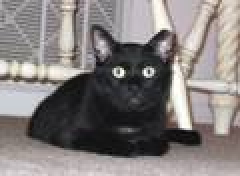
#> input picture pyimagesearch/datasets/animals/cats/cats_00003.jpg, 120 x 88 px (shown 2 times larger); its folder holds only this picture in this run
$ python 'Trying SGD on animals.py'
#> lines starting #> are read from the running program, lines starting #| are printed output that depends on the picture
### pyimagesearch/datasets/SimpleDatasetLoader.py
# -*- coding: utf-8 -*-
"""
Created on Mon Nov 18 00:33:30 2019

@author: RArya
"""

# import the necessary packages
import numpy as np
import cv2
import os

class SimpleDatasetLoader:
    def __init__(self, preprocessors=None):
        # store the image preprocessor
        self.preprocessors = preprocessors

        # if the preprocessors are None, initialize them as an
        # empty list
        if self.preprocessors is None:
            self.preprocessors = []

    def load(self, imagePaths, verbose=-1):
        # initialize the list of features and labels
#> called with verbose = 500
        data = []
        labels = []
        # loop over the input images
        for (i, imagePath) in enumerate(imagePaths):
            # load the image and extract the class label assuming
            # that our path has the following format:
            # /path/to/dataset/{class}/{image}.jpg
            image = cv2.imread(imagePath)
#> image is the input picture: shape (88, 120, 3); mean B, G, R 124.5, 125.8, 131.2
            label = imagePath.split(os.path.sep)[-2]
            # check to see if our preprocessors are not None
            if self.preprocessors is not None:
                # loop over the preprocessors and apply each to
                # the image
                for p in self.preprocessors:
                    image = p.preprocess(image)
#> this loop made 1 pass
#> pass 1, in load, `image = p.preprocess(image)`:
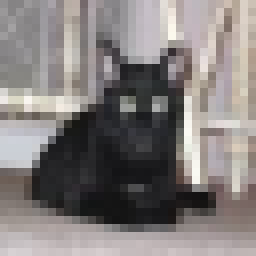
#> image: shape (32, 32, 3) (shown 8 times larger); mean B, G, R 124.5, 125.8, 131.2

            # treat our processed image as a "feature vector"
            # by updating the data list followed by the labels
            data.append(image)
            labels.append(label)
            # show an update every ‘verbose‘ images
            if verbose > 0 and i > 0 and (i + 1) % verbose == 0:
                print("[INFO] processed {}/{}".format(i + 1, len(imagePaths)))
#> pass 2 of the loop in load, `for (i, imagePath) in enumerate(imagePaths):`:
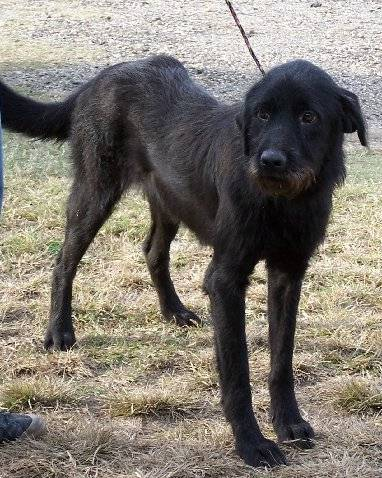
#> input picture pyimagesearch/datasets/animals/dogs/dogs_00001.jpg, 382 x 478 px
#> in load, image is the input picture: shape (478, 382, 3); mean B, G, R 114.2, 122.8, 128.5
#> the loop in load, `for p in self.preprocessors:` made 1 pass
#> pass 1, in load, `image = p.preprocess(image)`:
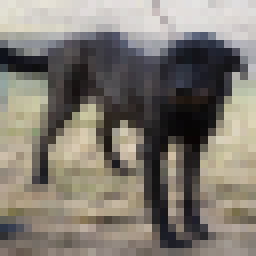
#> image: shape (32, 32, 3) (shown 8 times larger); mean B, G, R 114.2, 122.8, 128.5
        # return a tuple of the data and labels
        return (np.array(data), np.array(labels))

### pyimagesearch/preprocessing/SimplePreprocessor.py
# -*- coding: utf-8 -*-
"""
Created on Mon Nov 18 00:29:00 2019

@author: RArya
"""

# import the necessary packages
import cv2

class SimplePreprocessor:
    def __init__(self, width, height, inter=cv2.INTER_AREA):
        # store the target image width, height, and interpolation
        # method used when resizing
        self.width = width
        self.height = height
        self.inter = inter

    def preprocess(self, image):
        # resize the image to a fixed size, ignoring the aspect ratio
        return cv2.resize(image, (self.width, self.height), interpolation=self.inter)

### Trying SGD on animals.py
import sys
from os import path

sys.path.append(path.dirname(path.dirname(path.abspath(__file__))))
from sklearn.neighbors import KNeighborsClassifier
from sklearn.preprocessing import LabelEncoder
from sklearn.model_selection import train_test_split
from sklearn.metrics import classification_report
from pyimagesearch.preprocessing.SimplePreprocessor import SimplePreprocessor
from pyimagesearch.datasets.SimpleDatasetLoader import SimpleDatasetLoader
from imutils import paths
import numpy as np
import matplotlib.pyplot as plt
import cv2
import argparse


def sigmoid_activation(x):
    # compute the sigmoid activation value for a given input
    return 1.0 / (1 + np.exp(-x))


def predict(X, W):
    # take the dot product between our features and weight matrix
    preds = sigmoid_activation(X.dot(W))
    # apply a step function to threshold the outputs to binary
    # class labels
    preds[preds <= 0.5] = 0
    preds[preds > 0] = 1
    # return the predictions
    return preds


def next_batch(X, y, batchSize):
    # loop over our dataset ‘X‘ in mini-batches, yielding a tuple of
    # the current batched data and labels
    for i in np.arange(0, X.shape[0], batchSize):
        yield (X[i:i + batchSize], y[i:i + batchSize])


# construct the argument parse and parse the arguments
ap = argparse.ArgumentParser()
ap.add_argument("-e", "--epochs", type=float, default=300, help="# of epochs")
ap.add_argument("-a", "--alpha", type=float, default=0.001, help="learning rate")
ap.add_argument("-b", "--batch-size", type=int, default=100, help="size of SGD mini-batches")
args = vars(ap.parse_args())

# labels = ["dog", "cat", "panda"]

# grab the list of images that we’ll be describing
print("[INFO] loading images...")
imagePaths = list(paths.list_images("./pyimagesearch/datasets/animals"))

# initialize the image preprocessor, load the dataset from disk,
# and reshape the data matrix
sp = SimplePreprocessor(32, 32)
sdl = SimpleDatasetLoader(preprocessors=[sp])
(data, labels) = sdl.load(imagePaths, verbose=500)
data = data.reshape((data.shape[0], 3072))

le = LabelEncoder()
labels = le.fit_transform(labels)
#> labels = [0, 1]

W = np.random.randn(3, 3072)
b = np.random.randn(3)
# temp = W.dot(trainX[0]) + b
X = np.empty(shape=[0, 3])

for i in data:
    temp = W.dot(i) + b
    X = np.append(X, [temp], axis=0)
#> this loop made 2 passes
#> X on passes 1 to 2: [[-16168.7, -2622.9, -10163.6]], [[-16168.7, -2622.9, -10163.6], [-9760.6, 5280.3, -9862.6]]

labels = labels.reshape((labels.shape[0], 1))
X = np.c_[X, np.ones((X.shape[0]))]
#> X = [[-16168.7, -2622.9, -10163.6, 1], [-9760.6, 5280.3, -9862.6, 1]]

(trainX, testX, trainY, testY) = train_test_split(X, labels,
                                                  test_size=0.25, random_state=42)
#> trainX = [[-16168.7, -2622.9, -10163.6, 1]]; testX = [[-9760.6, 5280.3, -9862.6, 1]]; trainY = [0]; testY = [1]

# initialize our weight matrix and list of losses
print("[INFO] training...")
W_SGD = np.random.randn(X.shape[1], 1)
#> W_SGD = [-1.24, 1.68, 1.14, -1.53]
losses = []

# loop over the desired number of epochs
for epoch in np.arange(0, args["epochs"]):
    # initialize the total loss for the epoch
    epochLoss = []

    # loop over our data in batches
    for (batchX, batchY) in next_batch(trainX, trainY, args["batch_size"]):
        # take the dot product between our current batch of features
        # and the weight matrix, then pass this value through our
        # activation function
        preds = sigmoid_activation(batchX.dot(W_SGD))
        # now that we have our predictions, we need to determine the
        # ‘error‘, which is the difference between our predictions
        # and the true values
        error = preds - batchY
        epochLoss.append(np.sum(error ** 2))
        # the gradient descent update is the dot product between our
        # current batch and the error on the batch
        gradient = batchX.T.dot(error)
        # in the update stage, all we need to do is "nudge" the
        # weight matrix in the negative direction of the gradient
        # (hence the term "gradient descent") by taking a small step
        # towards a set of "more optimal" parameters
        W_SGD += -args["alpha"] * gradient
    # update our loss history by taking the average loss across all batches
    loss = np.average(epochLoss)
    losses.append(loss)

    # check to see if an update should be displayed
    if epoch == 0 or (epoch + 1) % 5 == 0:
        print("[INFO] epoch={}, loss={:.7f}".format(int(epoch + 1), loss))
#> after the loop, W_SGD = [14.93, 4.31, 11.3, -1.53]

# evaluate our model
print("[INFO] evaluating model...")
preds = predict(testX, W_SGD)
#> in predict, `preds = sigmoid_activation(X.dot(W))`: preds = [0]
#> preds = [0]
print(classification_report(testY, preds))
#|               precision    recall  f1-score   support
#|          0.0       0.00      0.00      0.00       0.0
#|          1.0       0.00      0.00      0.00       1.0
#|     accuracy                           0.00       1.0
#|    macro avg       0.00      0.00      0.00       1.0
#| weighted avg       0.00      0.00      0.00       1.0

# plot the (testing) classification data
plt.style.use("ggplot")
plt.figure()
plt.title("Data")
plt.scatter(testX[:, 0], testX[:, 1], marker="o", c=testY[:, 0], s=30)

# construct a figure that plots the loss over time
plt.style.use("ggplot")
plt.figure()
plt.plot(np.arange(0, args["epochs"]), losses)
plt.title("Training Loss")
plt.xlabel("Epoch #")
plt.ylabel("Loss")
plt.show()
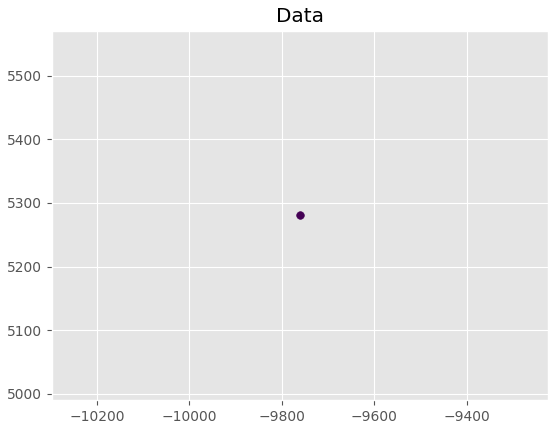
#> figure drawn by matplotlib, 1 panel
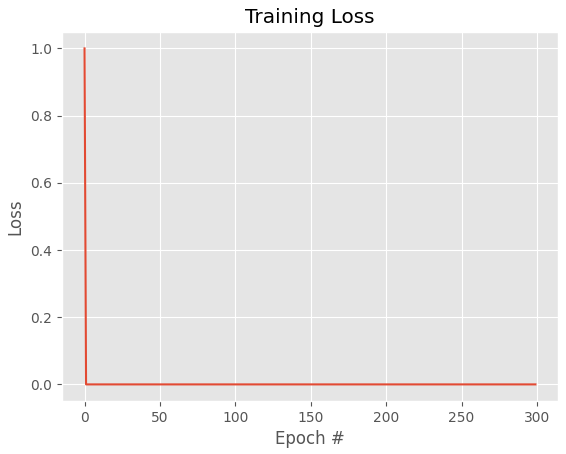
#> figure drawn by matplotlib, 1 panel; curve peaks at x = 0, y = 1
